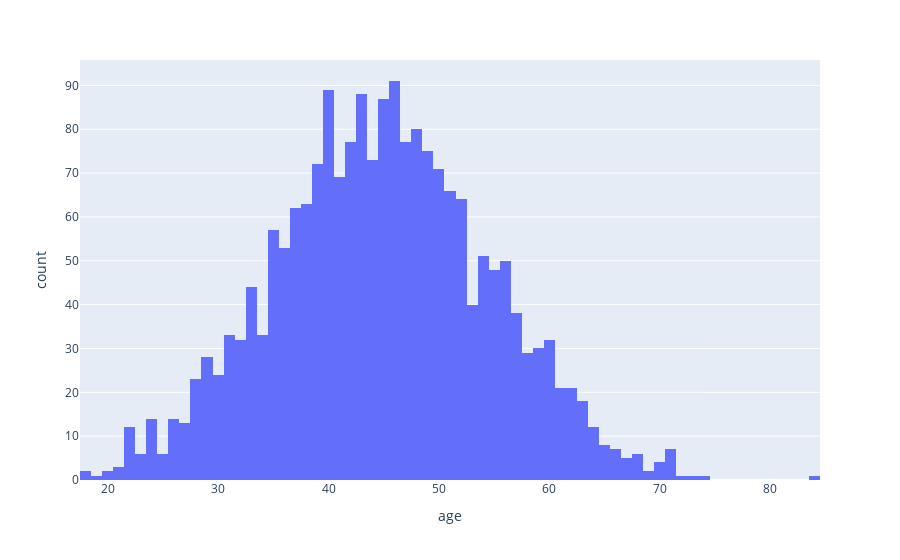

Write notebook code for a chart like this one.
### Code cell
# ditribution yes by age
fig = px.histogram(df_yes, x='age');
fig.show()

### Figure 1 — Plotly figure (JSON) as saved in the notebook; plotly's stock layout.template omitted (floating-point values rounded to 4 significant figures; data arrays with more than 128 entries replaced by an {"elided": "..."} marker saying what was removed)
{"data": [{"alignmentgroup": "True", "bingroup": "x", "hovertemplate": "age=%{x}<br>count=%{y}<extra></extra>", "legendgroup": "", "marker": {"color": "#636efa", "pattern": {"shape": ""}}, "name": "", "offsetgroup": "", "orientation": "v", "showlegend": false, "type": "histogram", "x": {"elided": "2037 int values"}, "xaxis": "x", "yaxis": "y"}], "layout": {"barmode": "relative", "legend": {"tracegroupgap": 0}, "margin": {"t": 60}, "xaxis": {"anchor": "y", "domain": [0, 1], "title": {"text": "age"}}, "yaxis": {"anchor": "x", "domain": [0, 1], "title": {"text": "count"}}}}
